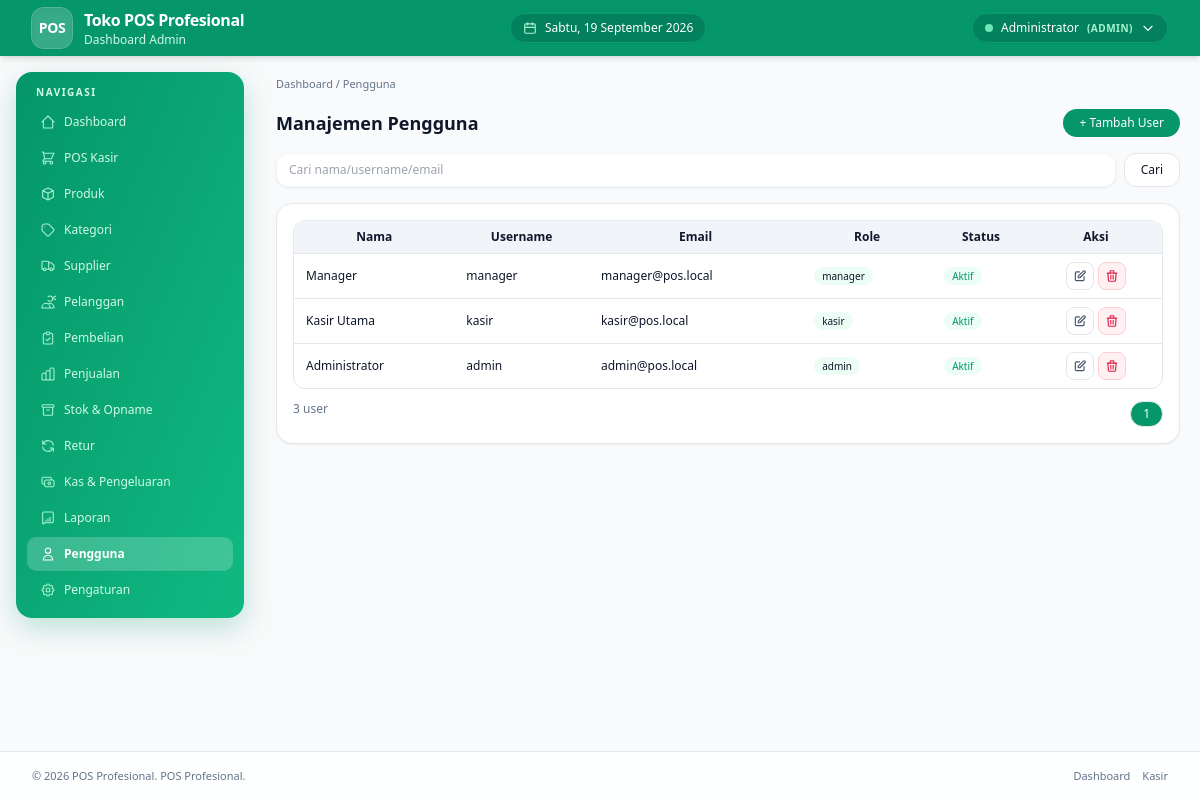
Page /admin/pengguna/index.php (signed in) on the committed database.
### tables this page shows
CREATE TABLE stores (
 id INT AUTO_INCREMENT PRIMARY KEY,
 name VARCHAR(120) NOT NULL,
 address TEXT,
 phone VARCHAR(30),
 email VARCHAR(100),
 logo VARCHAR(255),
 receipt_footer TEXT,
 currency VARCHAR(10) DEFAULT 'Rp',
 tax_percent DECIMAL(5,2) DEFAULT 0,
 transaction_prefix VARCHAR(10) DEFAULT 'TRX',
 created_at DATETIME DEFAULT CURRENT_TIMESTAMP
);

CREATE TABLE users (
 id INT AUTO_INCREMENT PRIMARY KEY,
 role VARCHAR(20) NOT NULL DEFAULT 'kasir',
 role_id INT NULL,
 name VARCHAR(100) NOT NULL,
 username VARCHAR(50) UNIQUE NOT NULL,
 email VARCHAR(100) UNIQUE NOT NULL,
 password VARCHAR(255) NOT NULL,
 is_active TINYINT(1) NOT NULL DEFAULT 1,
 last_login DATETIME NULL,
 created_at DATETIME NOT NULL DEFAULT CURRENT_TIMESTAMP,
 updated_at DATETIME NOT NULL DEFAULT CURRENT_TIMESTAMP ON UPDATE CURRENT_TIMESTAMP,
 FOREIGN KEY (role_id) REFERENCES roles(id) ON DELETE SET NULL,
 INDEX idx_users_role (role),
 INDEX idx_users_username (username)
);

### config/database.php (called while the page is built)
<?php
$DB_HOST = '127.0.0.1';
$DB_NAME = 'pos_db';
$DB_USER = 'root';
$DB_PASS = '';
$DB_CHARSET = 'utf8mb4';
$DB_PORT = 3306;
function db(): PDO {
    static $pdo = null;
    if ($pdo === null) {
        global $DB_HOST,$DB_NAME,$DB_USER,$DB_PASS,$DB_CHARSET,$DB_PORT;
        $dsn = "mysql:host={$DB_HOST};port={$DB_PORT};dbname={$DB_NAME};charset={$DB_CHARSET}";
        $opt = [
            PDO::ATTR_ERRMODE => PDO::ERRMODE_EXCEPTION,
            PDO::ATTR_DEFAULT_FETCH_MODE => PDO::FETCH_ASSOC,
            PDO::ATTR_EMULATE_PREPARES => false,
        ];
        $pdo = new PDO($dsn, $DB_USER, $DB_PASS, $opt);
        $pdo->exec("SET time_zone = '+07:00'");
    }
    return $pdo;
}

### core/helper.php (called while the page is built, shortened)
<?php
function e($s){ return htmlspecialchars((string)$s, ENT_QUOTES, 'UTF-8'); }
function paginate_params($total,$page,$perPage){ $pages=max(1,(int)ceil($total/$perPage)); $page=max(1,min($pages,(int)$page)); $offset=($page-1)*$perPage; return [$pages,$page,$offset]; }
function store_info(){
    static $s = null;
    if($s === null){
        try {
            $s = db()->query("SELECT * FROM stores LIMIT 1")->fetch(PDO::FETCH_ASSOC) ?: [];
        } catch(Throwable $e){
            $s = [];
        }
    }
    return $s;
}
function store_logo_url(){
    $st = store_info();
    return null;
}

### core/auth.php (called while the page is built, shortened)
<?php
require_once __DIR__ . '/../config/database.php';
require_once __DIR__ . '/helper.php';
function current_user(){ return $_SESSION['user'] ?? null; }

### admin/pengguna/index.php (the view, shortened to what this page needs)
<?php
require_once __DIR__.'/../../config/database.php';
require_once __DIR__.'/../../core/auth.php';
require_once __DIR__.'/../../core/helper.php';
$pdo=db();
$q=trim($_GET['q']??''); $page=max(1,(int)($_GET['page']??1)); $per=ITEMS_PER_PAGE;
$where="WHERE 1"; $par=[]; if($q!==''){ $where.=" AND (name LIKE ? OR username LIKE ? OR email LIKE ?)"; $par[]="%$q%"; $par[]="%$q%"; $par[]="%$q%"; }
$total=$pdo->prepare("SELECT COUNT(*) FROM users $where"); $total->execute($par); $total=(int)$total->fetchColumn();
list($pages,$page,$off)=paginate_params($total,$page,$per);
$stmt=$pdo->prepare("SELECT * FROM users $where ORDER BY id DESC LIMIT $per OFFSET $off"); $stmt->execute($par); $rows=$stmt->fetchAll();
?>
<!DOCTYPE html><html lang="id"><head><title>Pengguna • <?=e(APP_NAME)?></title><?php include __DIR__.'/../../components/head.php'; ?></head>
<body class="min-h-screen bg-slate-50 flex flex-col"><?php include __DIR__.'/../../components/header.php';?>
<main class="flex w-full flex-1 flex-col gap-6 px-4 pb-10 pt-5 sm:px-6 lg:px-8 lg:flex-row lg:items-start"><?php include __DIR__.'/../../components/sidebar_admin.php';?>
<section class="order-2 flex-1 space-y-4">
<nav class="text-[11px] text-slate-500">Dashboard / Pengguna</nav>
<div class="flex justify-between items-center"><h2 class="text-lg font-semibold">Manajemen Pengguna</h2><button data-modal-toggle="#modalAdd" class="rounded-full bg-emerald-600 px-4 py-1.5 text-xs text-white">+ Tambah User</button></div>
<form method="GET" class="flex gap-2"><input name="q" value="<?=e($q)?>" placeholder="Cari nama/username/email" class="flex-1 rounded-xl border px-3 py-2 text-xs"><button class="rounded-xl border bg-white px-4 py-2 text-xs">Cari</button></form>
<div class="rounded-2xl border bg-white p-4 shadow-sm"><div class="overflow-auto rounded-xl border"><table class="min-w-full divide-y text-xs"><thead class="bg-slate-100"><tr><th class="px-3 py-2">Nama</th><th class="px-3 py-2">Username</th><th class="px-3 py-2">Email</th><th class="px-3 py-2">Role</th><th class="px-3 py-2">Status</th><th class="px-3 py-2 text-center">Aksi</th></tr></thead><tbody class="divide-y">
<?php foreach($rows as $r): $up=$pdo->prepare("SELECT p.code FROM permissions p JOIN user_permissions up ON up.permission_id=p.id WHERE up.user_id=?"); $up->execute([$r['id']]); $codes=array_column($up->fetchAll(),'code'); ?>
<tr class="hover:bg-slate-50"><td class="px-3 py-2 font-medium"><?=e($r['name'])?></td><td class="px-3 py-2"><?=e($r['username'])?></td><td class="px-3 py-2"><?=e($r['email'])?></td><td class="px-3 py-2"><span class="rounded-full bg-emerald-50 px-2 py-0.5 text-[10px]"><?=e($r['role'])?></span></td><td class="px-3 py-2"><?=$r['is_active']?'<span class="rounded-full bg-emerald-50 px-2 py-0.5 text-[10px] text-emerald-600">Aktif</span>':'<span class="rounded-full bg-slate-100 px-2 py-0.5 text-[10px]">Nonaktif</span>'?></td>
<td class="px-3 py-2 text-center flex justify-center gap-1"><button type="button" data-modal-toggle="#edit<?=$r['id']?>" title="Edit" class="inline-flex h-7 w-7 items-center justify-center rounded-lg border border-slate-200 bg-white text-slate-600 hover:border-emerald-500 hover:bg-emerald-50 hover:text-emerald-600"><svg xmlns="http://www.w3.org/2000/svg" class="h-3.5 w-3.5" fill="none" viewBox="0 0 24 24" stroke="currentColor" stroke-width="2"><path stroke-linecap="round" stroke-linejoin="round" d="M11 5H6a2 2 0 00-2 2v11a2 2 0 002 2h11a2 2 0 002-2v-5m-1.414-9.414a2 2 0 112.828 2.828L11.828 15H9v-2.828l8.586-8.586z"/></svg></button><form method="POST" class="inline" onsubmit="return confirm('Hapus/nonaktifkan?')"><input type="hidden" name="_csrf" value="<?=e(csrf_token())?>"><input type="hidden" name="act" value="delete"><input type="hidden" name="id" value="<?=$r['id']?>"><button title="Hapus" class="inline-flex h-7 w-7 items-center justify-center rounded-lg border border-rose-200 bg-rose-50 text-rose-600 hover:bg-rose-100"><svg xmlns="http://www.w3.org/2000/svg" class="h-3.5 w-3.5" fill="none" viewBox="0 0 24 24" stroke="currentColor" stroke-width="2"><path stroke-linecap="round" stroke-linejoin="round" d="M19 7l-.867 12.142A2 2 0 0116.138 21H7.862a2 2 0 01-1.995-1.858L5 7m5 4v6m4-6v6m1-10V4a1 1 0 00-1-1h-4a1 1 0 00-1 1v3M4 7h16"/></svg></button></form></td></tr>
<?php endforeach; if(!$rows) echo '<tr><td colspan="6" class="px-3 py-6 text-center text-slate-400">Belum ada user</td></tr>';?>
</tbody></table></div>
<div class="mt-3 flex justify-between text-xs text-slate-500"><span><?=$total?> user</span><div class="flex gap-1"><?php for($i=1;$i<=$pages;$i++):?><a href="?q=<?=urlencode($q)?>&page=<?=$i?>" class="rounded-full border px-3 py-1 <?=$i==$page?'bg-emerald-600 text-white':''?>"><?=$i?></a><?php endfor;?></div></div>
</div></section></main>
<?php include __DIR__.'/../../components/footer.php';?></body></html>

### components/header.php (shortened to what this page needs)
<?php
$u = current_user();
$role = $u['role'] ?? '';
$stLogo = store_logo_url();
$stName = store_info()['name'] ?? APP_NAME;
$hariList = ['Sunday'=>'Minggu','Monday'=>'Senin','Tuesday'=>'Selasa','Wednesday'=>'Rabu','Thursday'=>'Kamis','Friday'=>'Jumat','Saturday'=>'Sabtu'];
$bulanList = ['January'=>'Januari','February'=>'Februari','March'=>'Maret','April'=>'April','May'=>'Mei','June'=>'Juni','July'=>'Juli','August'=>'Agustus','September'=>'September','October'=>'Oktober','November'=>'November','December'=>'Desember'];
$hariIni = $hariList[date('l')].', '.date('j').' '.$bulanList[date('F')].' '.date('Y');
?>
<header class="pos-header sticky top-0 z-50 flex items-center bg-emerald-600 shadow-md">
<div class="flex w-full items-center justify-between px-4 sm:px-6 lg:px-8">
<div class="flex items-center gap-3">
<?php if($stLogo): ?>
  <div class="flex h-10 w-10 items-center justify-center rounded-xl bg-white/10 p-1 shadow-inner backdrop-blur ring-1 ring-white/20">
    <img src="<?=e($stLogo)?>" alt="Logo" class="h-full w-full object-contain rounded-lg">
  </div>
<?php else: ?>
  <div class="flex h-10 w-10 items-center justify-center rounded-xl bg-white/20 text-white shadow-inner font-bold text-sm tracking-tight ring-1 ring-white/30">
    POS
  </div>
<?php endif; ?>
<div>
  <h1 class="text-sm font-bold tracking-tight text-white sm:text-base leading-tight"><?=e($stName)?></h1>
  <p class="text-[11px] text-emerald-100 sm:text-xs"><?= $role==='admin'?'Dashboard Admin':'POS Kasir'?></p>
</div>
</div>
<span class="hidden items-center gap-2 rounded-full bg-emerald-700/70 border border-emerald-500/50 px-3 py-1.5 text-xs font-medium text-white shadow-sm lg:inline-flex">
  <svg class="h-3.5 w-3.5 text-emerald-200" fill="none" viewBox="0 0 24 24" stroke="currentColor" stroke-width="2"><path stroke-linecap="round" stroke-linejoin="round" d="M8 7V3m8 4V3M3 11h18M5 21h14a2 2 0 002-2V7a2 2 0 00-2-2H5a2 2 0 00-2 2v12a2 2 0 002 2z"/></svg>
  <?=e($hariIni)?>
</span>
<div class="relative hidden md:block group">
<button type="button" class="inline-flex items-center gap-2 rounded-full bg-emerald-700/70 border border-emerald-500/50 px-3 py-1.5 text-xs font-medium text-white shadow-sm transition hover:bg-emerald-700">
  <span class="h-2 w-2 rounded-full bg-emerald-300 animate-pulse"></span>
  <?=e($u['name']??'')?> <span class="text-emerald-200 text-[10px] uppercase font-bold tracking-wider">(<?=e($role)?>)</span>
  <svg class="h-3.5 w-3.5 transition-transform duration-200 group-hover:rotate-180" fill="none" viewBox="0 0 24 24" stroke="currentColor" stroke-width="2"><path stroke-linecap="round" stroke-linejoin="round" d="M19 9l-7 7-7-7"/></svg>
</button>
</div>
</div>
</header>

### assets/css/dashboard.css (style rules this page uses)
body { font-family: system-ui, -apple-system, BlinkMacSystemFont, "Segoe UI", sans-serif; background-color: #f9fafb; color: #0f172a; }
html { scroll-behavior: smooth; }
:root { --pos-header-h:56px; }
.pos-header { height: var(--pos-header-h); min-height: var(--pos-header-h); }
header { background-color: #ffffff; }
main { background-color: #f9fafb; }
@media (min-width: 1024px) { main:has(#sidebar) { gap: 0 !important; padding: 0 !important; align-items: flex-start !important; } }
@media (min-width: 1024px) { main:has(#sidebar) > section.order-2, main:has(#sidebar) > section.flex-1 { padding: 1.25rem !important; min-width: 0; flex: 1 1 auto !important; } }
input:not([type="checkbox"]):not([type="radio"]):not([type="file"]):not([type="submit"]):not([type="button"]):not([type="reset"]), select, textarea { border-color: #f1f5f9 !important; border-width: 1px !important; background-color: #ffffff; box-shadow: 0 1px 3px 0 rgba(0, 0, 0, 0.06), 0 1px 2px -1px rgba(0, 0, 0, 0.04) !important; transition: all 0.15s ease-in-out; }

### rows in the picture
stores: name "Toko POS Profesional"
users: name "Administrator", role "ADMIN", username "admin", email "admin@pos.local", role "admin", is_active "Aktif"
users: name "Manager", username "manager", email "manager@pos.local", role "manager", is_active "Aktif"
users: name "Kasir Utama", username "kasir", email "kasir@pos.local", role "kasir", is_active "Aktif"

### other values in the picture
$label "Dashboard POS Kasir Produk Kategori Supplier Pelanggan Pembelian Penjualan Stok & Opname Retur Kas & Pengeluaran Laporan Pengguna Pengaturan"
$total "3"
APP_NAME "POS Profesional"
